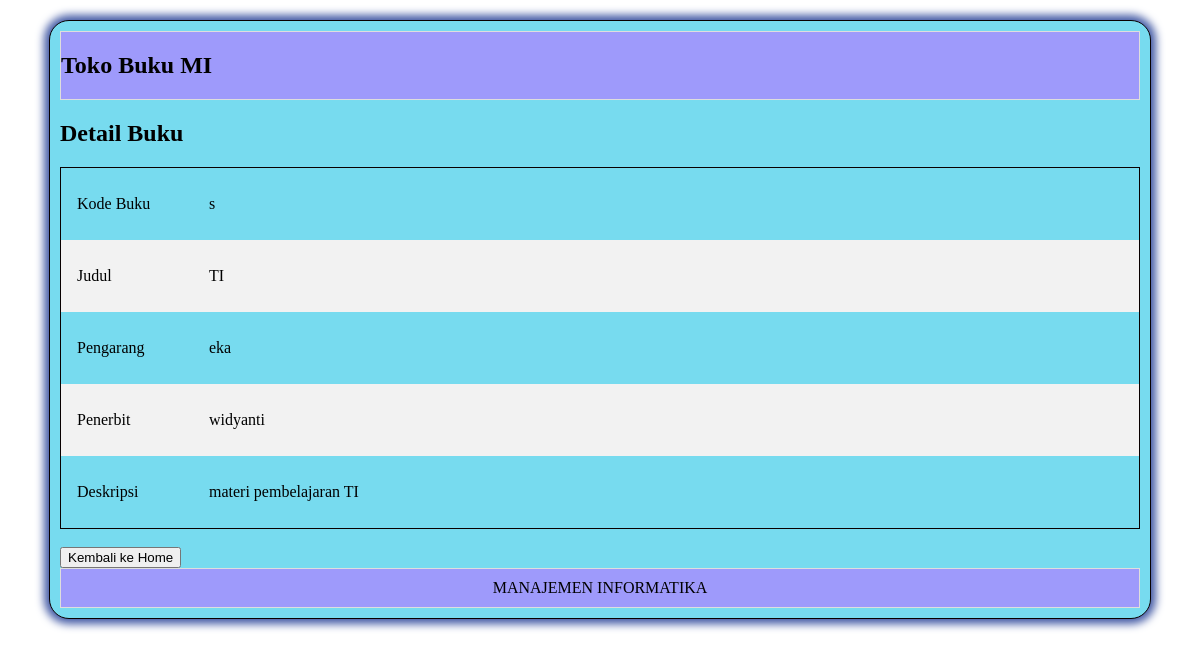
Screenshot of /kuisdw/detail.php?id_buku=s with the database file from the repository.
### tables this page shows
CREATE TABLE `buku` (
  `id_buku` varchar(10) NOT NULL,
  `judul` varchar(200) NOT NULL,
  `Pengarang` varchar(100) NOT NULL,
  `Penerbit` varchar(50) DEFAULT NULL,
  `Deskripsi` text DEFAULT NULL
);

### kuisdw/detail.php (the view, shortened to what this page needs)
<!DOCTYPE html>
<html>
<head>
    <link rel = "stylesheet" type="text/css" href="style.css"/>
</head>
<body>
<div class="container">
    <div class="header">
       <h2>Toko Buku MI</h2>
    </div>
    <h2>Detail Buku</h2>
    <?php
        include "myconnec.php";
        $id_buku = $_GET['id_buku'];
        $query = "SELECT * FROM buku WHERE id_buku='$id_buku' ";
        $result = mysqli_query($connect, $query);
    ?>
        <table>
        <?php
            while($row=mysqli_fetch_array($result)){
        ?>
        <tr >
            <td width="100px" height="40px"> Kode Buku </td>
            <td><?php echo $row['id_buku'];?></td>
        </tr>
        <tr>
            <td width="100px" height="40px"> Judul </td>
            <td><?php echo $row['judul'];?></td>
        </tr>
        <tr>
            <td width="100px" height="40px"> Pengarang </td>
            <td><?php echo $row['Pengarang'];?></td>
        </tr>
        <tr>
            <td width="100px" height="40px"> Penerbit </td>
            <td><?php echo $row['Penerbit'];?></td>
        </tr>
        <tr>
            <td width="100px" height="40px"> Deskripsi </td>
            <td><?php echo $row['Deskripsi'];?></td>
        </tr>
        <?php
            }
        ?>
        </table>
        <br>
        <a href="home.php"><button>Kembali ke Home</button></a>
    <div class="footer">
        MANAJEMEN INFORMATIKA
    </div>
    </div>
    </body>
</html>

### kuisdw/style.css (style rules this page uses)
.container { max-width : 1080px; margin : 20px auto; background : rgb(119, 219, 239); overflow : hidden; padding : 10px; border-radius: 20px;; border-collapse: collapse; border-spacing: 0; border: 1px solid rgb(8, 0, 0); box-shadow: 0px 0px 8px 5px rgb(67, 90, 165); }
.header { border : 1px solid #dedede; background : #9E9AFB; }
.footer { clear : both; border : 1px solid #dedede; text-align : center; padding : 10px; background : #9E9AFB; }
table { border-collapse: collapse; border-spacing: 0; width: 100%; border: 1px solid #ddd; border: 1px solid rgb(8, 0, 0); }
th, td { text-align: left; padding: 16px; }
tr:nth-child(even) { background-color: #f2f2f2; }

### rows the page displays
buku: id_buku "s", judul "TI", Pengarang "eka", Penerbit "widyanti", Deskripsi "materi pembelajaran TI"
